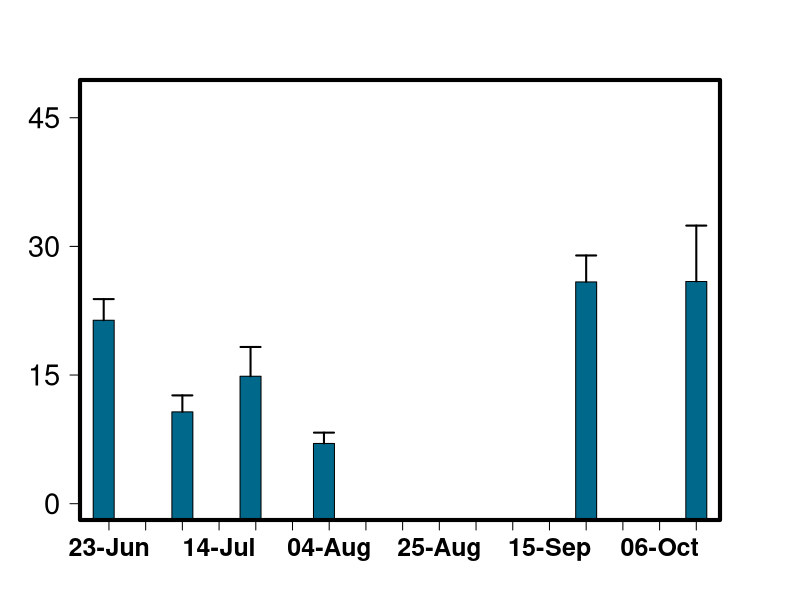

Reproduce this figure in R.
library(readr)
library(plyr)


alldata <- data.frame(read_csv("2_Incremental/3_Integration/INTEGRATED.csv"))

alldata$DATE<-as.Date(alldata$DATE,"%m/%d/%Y")

# Variable date to factor
datefactor <- factor(alldata[,1])

se <- function(x, ...) sqrt(var(x, ...)/length(x))

Ylabel=expression(bold(paste("Concentration (", mu, "g/l)")))

names(alldata)

n1<-15


a<-data.frame(aggregate(alldata[,n1] ~ DATE+SITE, alldata, mean))
a[,4]<-aggregate(alldata[,n1] ~ DATE+SITE, alldata, se)[,3]

a$DATE > as.Date(as.character("2021-01-01"))

a <- subset(a, DATE > as.Date(as.character("2021-01-01")))

a <- subset(a, SITE == "BN")

names(a)<-c("DATE","SITE","MEAN","STDER")

a[,5]<--2
d=1
n=length(a[,2])

j=2

#each 'polygon' is inside a list with xx and yy coordinates

dat1 <- lapply(1:n,function(x){
  res <- list(xx=c(a[x,1]+j, a[x,1]-j, a[x,1]-j, a[x,1]+j),
              yy=c(a[x,5], a[x,5], a[x,3], a[x,3]))
  return(res)
})


dev.new(width=10, height=7, noRStudioGD = TRUE)
par(mar=c(4,4,4,4))
par(mgp=c(3,1,0))
plot(a[,1], a[,2],
     type='n',
     ylim=c(0,47.5),
     #log="y",
     cex=2,
     xaxt = "n",
     xlab = NA,
     yaxt = "n",
     ylab = NA,
     las=1
)

#title(ylab=Ylabel, line=2, cex.lab=1.2, family="Calibri Light", mgp=c(9,9,9))

range(a[,2])

#add polygons

for (i in 1:n) polygon(unlist(dat1[[i]]$xx),unlist(dat1[[i]]$yy),col="deepskyblue4",border="black")

axis.Date(1, at=seq(as.Date("2020/01/01"), max(a[,1])+6, "1 week"), las=1, font.axis=2, cex.axis=1.5, format="%d-%b")
axis(side = 2, at = c(0, 15, 30, 45, 60), las=1, font.axis=1, cex.axis=1.75)

#legend("topright", legend=c("Filamentous", "Epilithic"), fill=c("chartreuse3", colors()[89]),
#       density=c(NA,NA), bty="n",border=c("black", "black")) 

box(lwd=4)

arrows(a[,1]-0, a[,3], a[,1], a[,3]+a[,4], length=0.1, angle=90, code=2, lwd=2,col="black")
#arrows(a2[,1]+0.5, a2[,2], a2[,1]+0.5, a2[,2]+a2[,3], length=0.045, angle=90, code=2, lwd=2 ,col="black")




